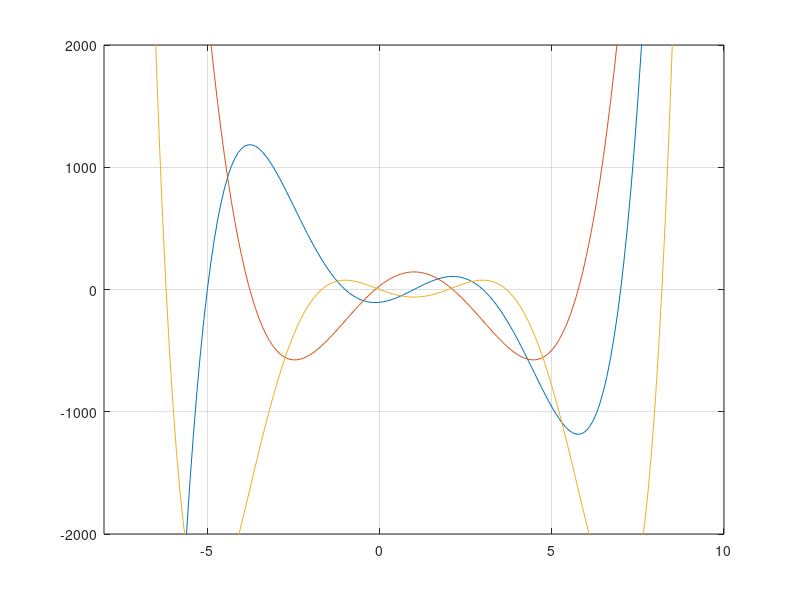

Write the MATLAB code that produced this figure.
function G3_S1_Aufg1
hold off;
clc;

x = -10:0.1:10;
y = x.^5 - 5*x.^4 - 30*x.^3 + 110*x.^2 + 29*x - 105;
yAbleitung = 5*x.^4 -20*x.^3 -90*x.^2 +220*x +29;
yStamm = (1/6) * x.^6 - x.^5 - (30/4) *x.^4 + (110/3)*x.^3 + (29/2)*x.^2 - 105*x;

plot(x,y);
hold on
plot(x,yAbleitung);
plot(x,yStamm);
grid

xlim([-8 10])
ylim([-2000 2000])
end
